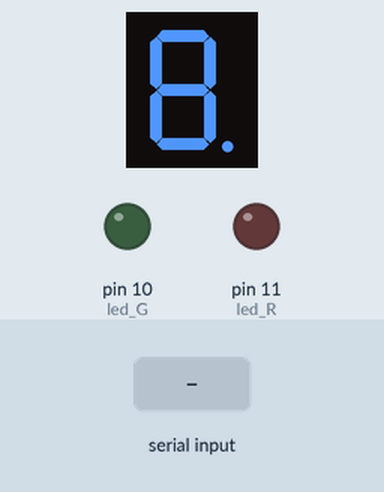
Simulated run of this sketch. Board: Arduino Uno, built with avr-gcc and run on an emulated ATmega328P. Shown: 1-digit seven-segment display, output pins drawn as LEDs (lit = HIGH). Wiring (inferred from the names in the program): 1-digit 7-segment display, segments lit when LOW: segments pin 9, pin 8, pin 7, pin 6, pin 5, pin 4, pin 3, pin 2. Dashed ring = blinking. Inputs (shaded band) come from the test bench. The segment pins are drawn as the display they are named for; pins used as bus, display or sensor lines are not drawn; what the sketch prints to the serial monitor is not drawn.

Above: at 1.2 s.
1.3 s: "3" received over Serial
At 4.0 s:
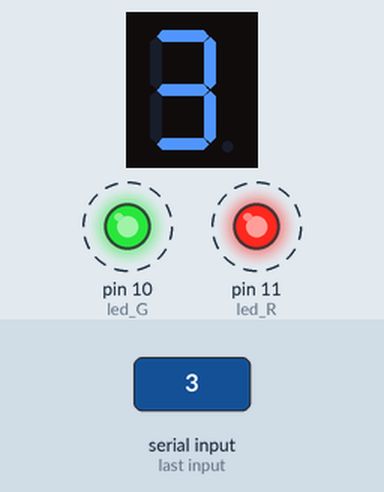
4.3 s: "1" received over Serial
At 6.6 s:
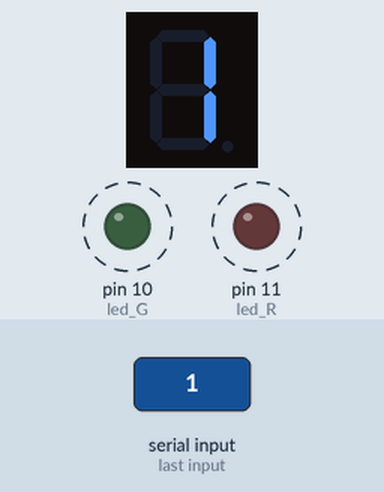
7.3 s: "2" received over Serial
At 10.1 s:
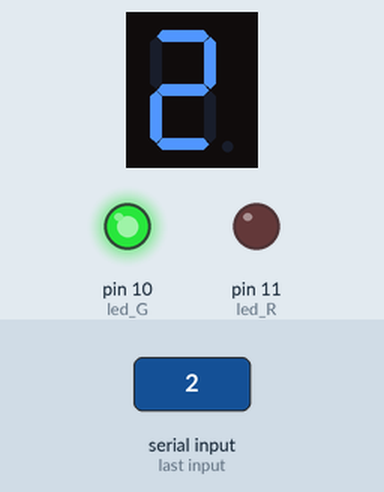
10.3 s: "4" received over Serial
At 13.1 s:
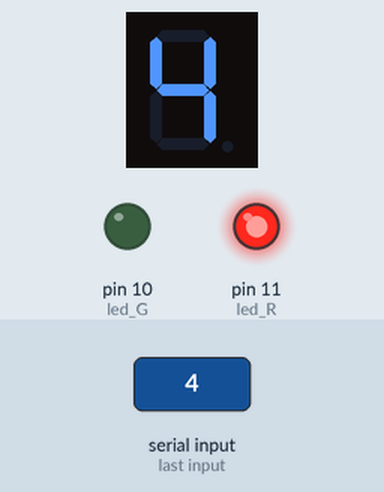
13.3 s: "90,45\n" received over Serial
At 17.1 s:
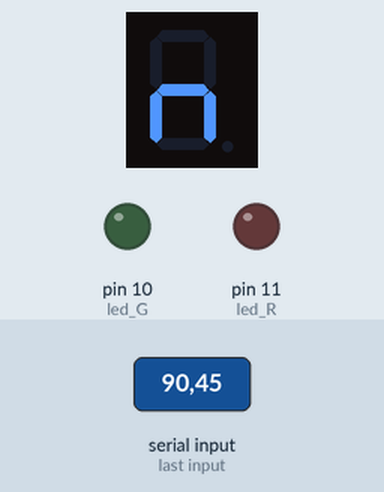
19.3 s: "200\n" received over Serial
At 25.1 s:
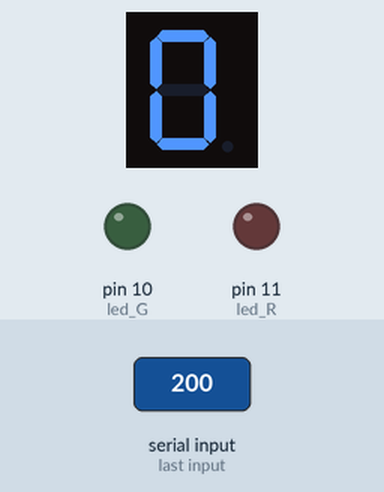
Timing chart, 0 to 25.7 s (numbered marks = the images above; inputs shaded):
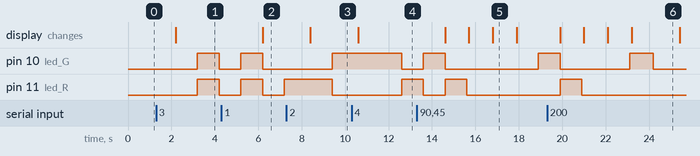

Measured:
- after the input at 1.3 s, pin 10 (led_G), pin 11 (led_R): LOW → HIGH after 1.9 s, → LOW 1.0 s later; the display: changes after 0.90 s (image 1)
- after the input at 4.3 s, the display: changes after 1.9 s (image 2)
- after the input at 7.3 s, pin 10 (led_G): LOW → HIGH after 2.1 s; pin 11 (led_R): HIGH → LOW after 2.1 s; the display: changes after 1.1 s (image 3)
- after the input at 10.3 s, pin 10 (led_G): HIGH → LOW after 2.3 s; pin 11 (led_R): LOW → HIGH after 2.3 s; the display: changes after 0.30 s (image 4)
- after the input at 13.3 s, pin 11 (led_R): goes on until 15.6 s, then stays LOW; the display: first changes after 1.3 s (image 5 shows a later state)
- what the display in image 5 shows lasts 1.1 s, from 16.8 s to 17.9 s

The sketch:

miniProject2.ino
```cpp
/*
// 실습 : fnd 0~9 점멸
int seg[] = {2,3,4,5,6,7,8,9};
byte digits[][8] = {
  {1,1,0,0,0,0,0,0},
  {1,1,1,1,1,0,0,1},
  {1,0,1,0,0,1,0,0},
  {1,0,1,1,0,0,0,0},
  {1,0,0,1,1,0,0,1},
  {1,0,0,1,0,0,1,0},
  {1,0,0,0,0,0,1,0},
  {1,1,1,1,1,0,0,0},
  {1,0,0,0,0,0,0,0},
  {1,0,0,1,0,0,0,0}
};

void setup() {
  for(int i = 0; i < 8; i++){
    pinMode(seg[i], OUTPUT);
  }
}

void loop() {
  for(int i = 0; i < 10; i++){
    for(int j = 0; j < 8; j++){
      digitalWrite(seg[j], digits[i][j]);
    }
    delay(1000);
  }
}
*/

/* 미니프로젝트
1) 시리얼 통신 사용
2) 시리얼 모니터링에 모드 번호(1~4)를 입력하면, FND에 모드 번호 출력됨
3) 각 모드에 따라 아래와 같이 동작
4) 모드 1: 적색 LED만 ON
5) 모드 2: 녹색 LED만 ON
6) 모드 3: 2개의 LED 모두 1초 간격으로 점멸
7) 모드 4: 2개의 LED가 번갈아가며 1초 간격으로 점멸
*/
int seg[] = {2,3,4,5,6,7,8,9};
byte digits[][8] = {
  {1,1,0,0,0,0,0,0},
  {1,1,1,1,1,0,0,1},
  {1,0,1,0,0,1,0,0},
  {1,0,1,1,0,0,0,0},
  {1,0,0,1,1,0,0,1},
  {1,0,0,1,0,0,1,0},
  {1,0,0,0,0,0,1,0},
  {1,1,1,1,1,0,0,0},
  {1,0,0,0,0,0,0,0},
  {1,0,0,1,0,0,0,0}
};

int led_G = 10;
int led_R = 11;
char op;

void setup() {
  for(int i = 0; i < 8; i++){
    pinMode(seg[i], OUTPUT);
  }
  pinMode(led_G, OUTPUT);
  pinMode(led_R, OUTPUT);
  Serial.begin(9600);
  Serial.println("시리얼 통신 시작");
}

void loop() {
  if(Serial.available()) op = Serial.read();

  for(int j = 0; j < 8; j++){
    digitalWrite(seg[j], digits[op - '0'][j]);
  }
  delay(1000);

  switch(op){
    case '1':
      digitalWrite(led_G, LOW);
      digitalWrite(led_R, HIGH);
      delay(100);
      break;

    case '2':
      digitalWrite(led_R, LOW);
      digitalWrite(led_G, HIGH);
      delay(100);
      break;

    case '3':
      digitalWrite(led_G, HIGH);
      digitalWrite(led_R, HIGH);
      delay(1000);
      digitalWrite(led_G, LOW);
      digitalWrite(led_R, LOW);
      break;
    case '4':
      digitalWrite(led_G, HIGH);
      digitalWrite(led_R, LOW);
      delay(1000);
      digitalWrite(led_G, LOW);
      digitalWrite(led_R, HIGH);
      break;

    default:
      digitalWrite(led_G, LOW);
      digitalWrite(led_R, LOW);
      delay(100);
  }
}
```
